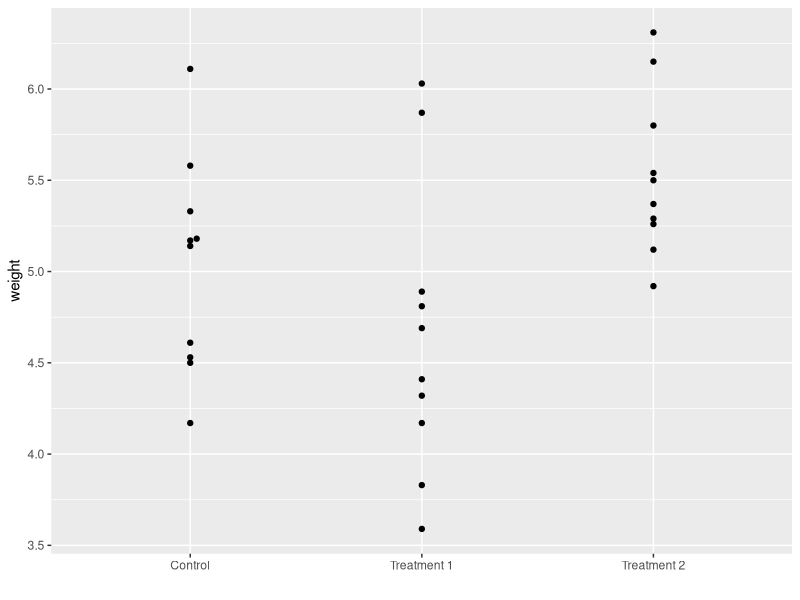
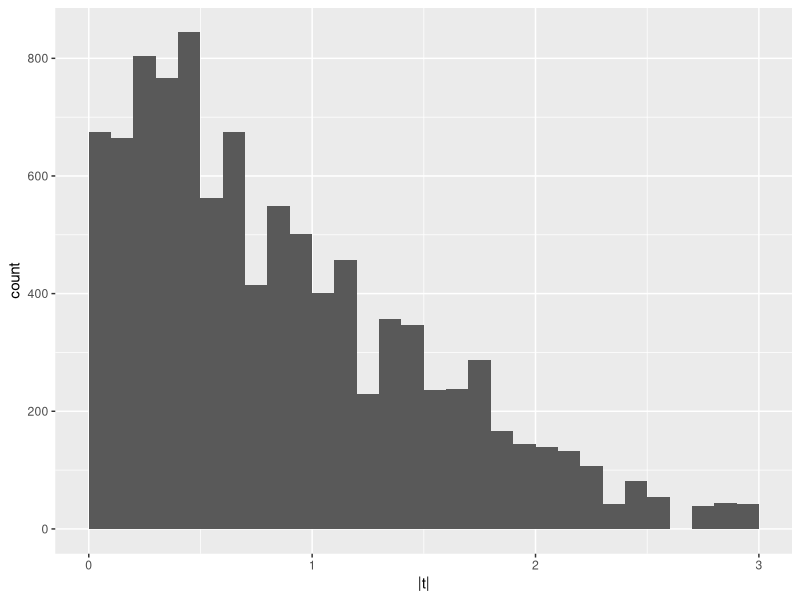
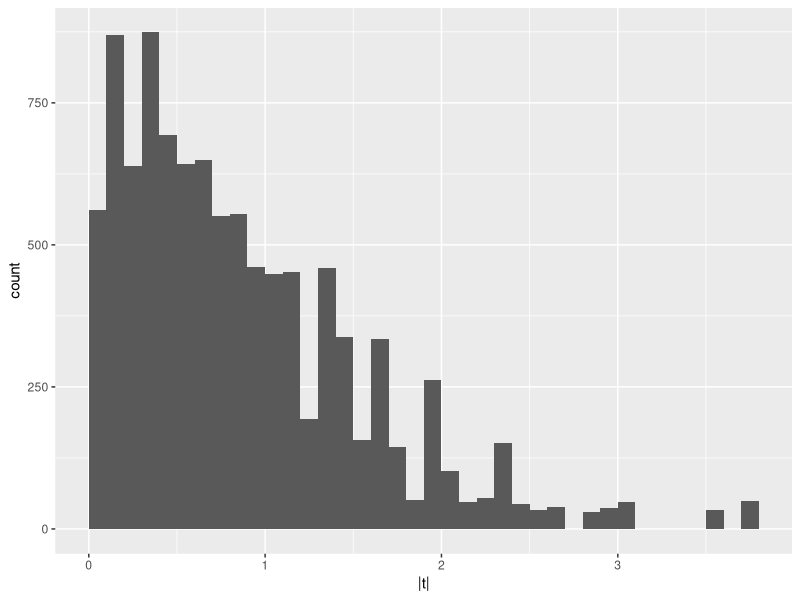

Reproduce these figures in R, in order.
## ---- chunk 1
knitr::opts_chunk$set(echo = TRUE)
## ---- chunk 2
library(tidyverse)
library(purrr)
library(ggbeeswarm)
## ---- chunk 3
data("PlantGrowth")
head(PlantGrowth)
## ---- chunk 4
PlantGrowth %>% 
   mutate(group = fct_recode(group, 
                            Control = "ctrl", 
                            `Treatment 1` = "trt1", 
                            `Treatment 2` = "trt2")) %>% 
  ggplot(aes(x = group, y = weight)) + 
  geom_beeswarm() + 
  labs(x = "")
## ---- chunk 5
PlantGrowth %>% 
  filter(group %in% c("ctrl", "trt2")) %>% 
    t.test(weight ~ group, data  = .) 
## ---- chunk 6
library("broom")
PlantGrowth %>% 
  filter(group %in% c("ctrl", "trt2")) %>% 
  t.test(weight ~ group, data  = .) %>% 
    tidy()
## ---- chunk 7
PlantGrowth %>% 
  bind_rows(PlantGrowth) %>% # Add the duplicate of the dataset
  filter(group %in% c("ctrl", "trt2")) %>% 
  t.test(weight ~ group, data  = .) %>% 
  tidy()
## ---- chunk 8
PlantGrowth %>% 
  sample_frac(size = 0.5) %>% 
  bind_rows(., .) %>% 
  filter(group %in% c("ctrl", "trt2")) %>% 
  t.test(weight ~ group, data  = .) %>% 
  tidy()
## ---- chunk 9
pg1 <- PlantGrowth %>% 
  sample_frac(size = 0.5) 

pg1_null = with(
  dplyr::filter(pg1, group %in% c("ctrl", "trt2")),
    replicate(10000,
      abs(t.test(weight ~ sample(group))$statistic)))

ggplot(tibble(`|t|` = pg1_null), aes(x = `|t|`)) +
  geom_histogram(binwidth = 0.1, boundary = 0)
## ---- chunk 10

pg2 <- pg1 %>% 
  mutate(noise = rnorm(15, mean = 0, sd = 0.2), 
         weight = weight + noise) %>% 
  select(-noise)

pg1 %>% 
  bind_rows(pg2) %>% 
  filter(group %in% c("ctrl", "trt2")) %>% 
  t.test(weight ~ group, data  = .) %>% 
  tidy()
## ---- chunk 11
pg2_null = with(
  dplyr::filter(pg2, group %in% c("ctrl", "trt2")),
    replicate(10000,
      abs(t.test(weight ~ sample(group))$statistic)))

ggplot(tibble(`|t|` = pg2_null), aes(x = `|t|`)) +
  geom_histogram(binwidth = 0.1, boundary = 0)  #geom_vline(xintercept = abs(tt$statistic), col = "red")

#mean(abs(tt$statistic) <= abs_t_null)

